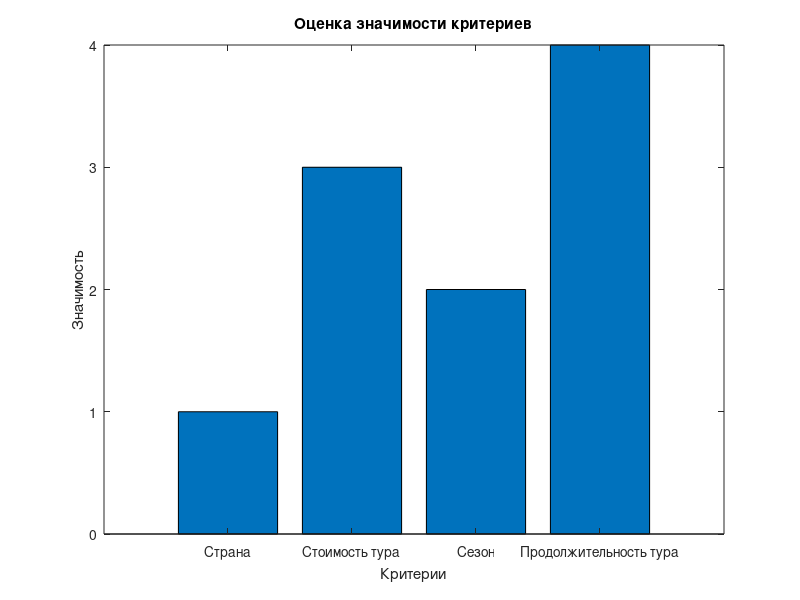

Source code (MATLAB):
% Определение матрицы коэффициентов весомости
coefficients = [
    0.4  0.2  0.35 0.2;
    0.2  0.4  0.20 0.5;
    0.15 0.3  0.25 0.2;
    0.25 0.1  0.20 0.1
];

% Преобразование коэффициентов в ранги
[~, ranks] = sort(coefficients, 'descend');
ranks = reshape(ranks, size(coefficients));

% Вычисление коэффициента конкордации
m = size(coefficients, 1); % количество параметров
n = size(coefficients, 2); % количество экспертов

S = sum((sum(ranks) - n*(m+1)/2).^2);
W = 12*S / (n^2*(m^3-m));

% Вычисление критерия
chi_square = n*(m-1)*W;
df = m - 1;
p_value = 1 - chi2cdf(chi_square, df);

% Вычисление средних рангов и общего ранжирования
mean_ranks = mean(ranks, 2);
[~, final_ranks] = sort(mean_ranks);

% Вывод результатов
disp('Ранги параметров:');
disp(ranks);

disp(['Коэффициент конкордации: ', num2str(W)]);

figure;
bar(final_ranks);
title('Оценка значимости критериев');
xlabel('Критерии');
ylabel('Значимость');
xticks(1:4);
xticklabels({'Страна', 'Стоимость тура', 'Сезон', 'Продолжительность тура'})

disp('Ранжирование параметров:');
for i = 1:n
    disp(['Параметр ', num2str(final_ranks(i)), ' (среднее ', num2str(mean_ranks(final_ranks(i))), ')']);
end
